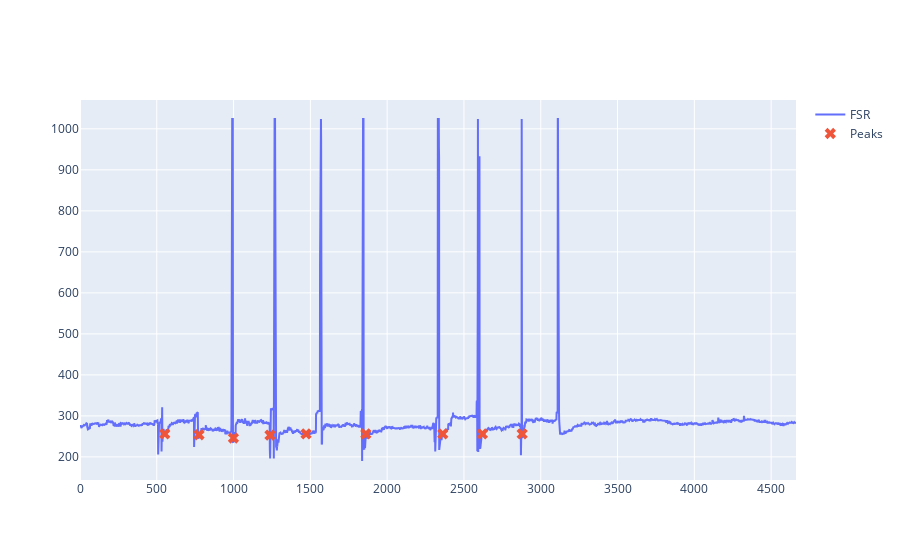

Source (notebook cell):
### Code cell
peaks_pill_drop, _ = find_peaks(x,height=(None, 256),distance=215) #height=30,threshold=20 ,height=100,threshold=20,distance=220
fig1 = make_subplots()
# Adding the main line plot
fig1.add_trace(go.Scatter(y=x, mode='lines', name='FSR'))
# Adding the peaks
fig1.add_trace(go.Scatter(x=peaks_pill_drop, y=x[peaks_pill_drop], mode='markers', marker=dict(symbol='x', size=10), name='Peaks'))
# Show plot
fig1.show()

### Figure 1 — Plotly figure (JSON) as saved in the notebook; plotly's stock layout.template omitted (floating-point values rounded to 4 significant figures; data arrays with more than 128 entries replaced by an {"elided": "..."} marker saying what was removed)
{"data": [{"mode": "lines", "name": "FSR", "type": "scatter", "y": {"elided": "4663 int values"}}, {"marker": {"size": 10, "symbol": "x"}, "mode": "markers", "name": "Peaks", "type": "scatter", "x": [552, 775, 999, 1237, 1472, 1861, 2362, 2620, 2879], "y": [256, 254, 246, 253, 256, 256, 256, 256, 256]}], "layout": {"autosize": true, "xaxis": {"anchor": "y", "autorange": true, "domain": [0, 1], "range": [0, 4662], "type": "linear"}, "yaxis": {"anchor": "x", "autorange": true, "domain": [0, 1], "range": [143.7, 1070.0], "type": "linear"}}}
